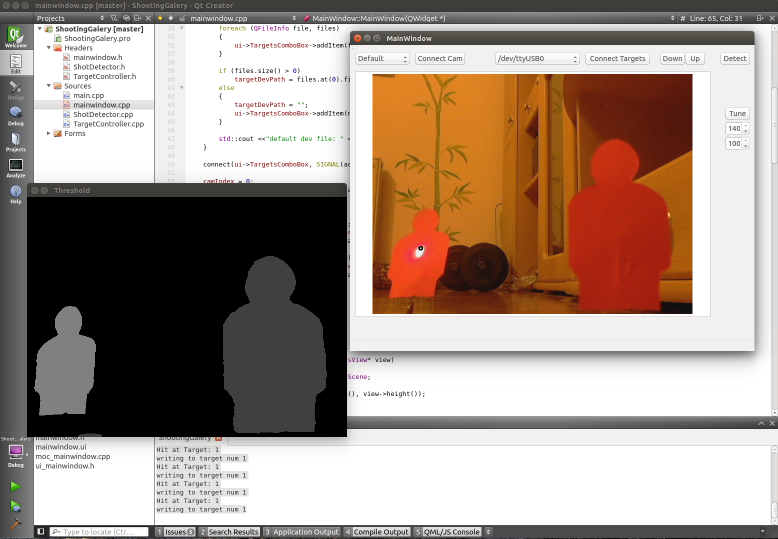
//> input picture ShootingGalery/Laser Shooting Gallery GUI.png, 1556 x 1077 px, given in place of the camera (shown at 1/2 size)
$ ./detector_main   (built with g++ and OpenCV 4)
//> lines starting //> are read from the running program, lines starting //| are printed output that depends on the picture; after the words box and inside, x2 and y2 are one past the last pixel; in counts of white or black regions, pixels touching at a corner belong together
### LaserGunDetector/src/TargetController.h
/*
 * TargetController.h
 *
 *  Created on: 08.03.2016
 *      Author: hele
 */

#ifndef TARGETCONTROLLER_H_
#define TARGETCONTROLLER_H_

#include <iostream>
#include <fstream>

class TargetController
{
public:
	TargetController();
	void init();
	void hit(int num);

	void down(int num);

	void up(int num);

	void alldown();

	void allup();

private:

	std::fstream device;
	bool check(int num);

};

#endif /* TARGETCONTROLLE_H_ */

### LaserGunDetector/src/detector_main.h
template <typename T>
inline T min(T a, T b)
{
	return (a < b) ? a : b;
}

template <typename T>
inline T max(T a, T b)
{
	return (a > b) ? a : b;
}

template <typename T>
inline bool isWithinRange(T val, T a, T b)
{
	return ((val >= min(a, b)) && (val <= max(a, b)));
}

### LaserGunDetector/src/TargetController.cpp
/*
 * TargetControlle.cpp
 *
 *  Created on: 08.03.2016
 *      Author: hele
 */

#include "TargetController.h"

#include <opencv2/opencv.hpp>

#ifndef WIN32

#endif

static const int nTargets = 2;
static const char hitCmd[nTargets] = {'h','H'};
static const char downCmd[nTargets] = {'d','D'};
static const char upCmd[nTargets] = {'u','U'};

#define DEBUGOUT std::cout

const int delay = 3000;

void TargetController::init()
{
#ifdef WIN32
	device.open("COM0");
#else
	device.open("/dev/ttyUSB0");
#endif
}

void TargetController::down(int num)
{
	if(check(num))
	{
		device << downCmd[num] << std::endl;
		cv::waitKey(delay);
	}

}

void TargetController::up(int num)
{
	if(check(num))
	{
		device << upCmd[num] << std::endl;
		cv::waitKey(delay);
	}

}

void TargetController::alldown()
{
	for (int num = 0; num < nTargets; num++)
	{
		down(num);
	}
}

void TargetController::allup()
{
	for (int num = 0; num < nTargets; num++)
	{
		up(num);
	}
}

TargetController::TargetController()
{
	init();
}

bool TargetController::check(int num)
{
	if(num < 0 && num >= nTargets)
	{
		DEBUGOUT << "Invalid target number" << std::endl;
		return false;
	}

	if(!device.is_open())
	{
		DEBUGOUT << "Invalid communication device" << std::endl;
		return false;
	}

	DEBUGOUT << "writing to target num " << num << std::endl;

	return true;
}

// [5 lines left out: function hit, not called in this run]

### LaserGunDetector/src/detector_main.cpp
#include <opencv2/opencv.hpp>
#include <iostream>
#include <sstream>     // std::string, std::to_string
#include "detector_main.h"

#include "TargetController.h"

#ifdef WIN32
#include <windows.h> // Beep
#endif

struct RectanglePoints{
	cv::Point a;
	cv::Point b;
};

void detectTargets(cv::VideoCapture& cam, TargetController& targetController, cv::Mat& targetSegments);

void detectSegment(const cv::Mat& camImg, cv::Mat& targetSegments, const unsigned char idx = 1);

int detectHit(cv::Mat& targetSegments, const cv::Point shotPos);

void onMouse(int event, int x, int y, int d, void* points);

bool isPointWithinArea(cv::Point point, RectanglePoints area);

// [4 lines left out: function buttonCallback, not called in this run]

int main() {
	// open any available webcam
#ifdef WIN32
	cv::VideoCapture cam(0);
#else
	cv::VideoCapture cam(-1);
#endif

	if (!cam.isOpened())
	{
		std::cout << "Error:  no webcam available!!!" << std::endl;
		return -1; // no webcam available
	}


	cam.set(CV_CAP_PROP_FRAME_WIDTH, 640);
	cam.set(CV_CAP_PROP_FRAME_HEIGHT, 480);

	//cam.set(CV_CAP_PROP_EXPOSURE, 10);

	char key = 0;

	std::vector<cv::Point> hits;
	std::vector<cv::Point> shots;

	cv::Point upperLeft(246, 143);
	cv::Point lowerRight(298, 170);

	std::string winname = "WebCamStream (press q to quit, r to reset, draw target area with mouse)";
	cv::namedWindow(winname);
	RectanglePoints rectPoints = { {0,0}, {0,0} };
	cv::setMouseCallback(winname, onMouse, &rectPoints);

	cv::Mat targetSegments;

	TargetController target;
	target.init();
	target.alldown();

	target.allup();

	do{
		// request new frame
		cv::Mat frame;
		cv::Mat dispFrame;
		bool bNewFrame = cam.read(frame);
//> frame is the input picture: 1077 rows x 1556 cols, CV_8UC3; mean B, G, R 138.1, 148.3, 164.7

		if (bNewFrame) {
			// display frame if valid
			dispFrame = frame.clone();
			static int backofCount = 0;

			// convert to grayscale
			cv::Mat gs_rgb(dispFrame.size(), CV_8UC1);
			cv::cvtColor(dispFrame, gs_rgb, CV_RGB2GRAY);
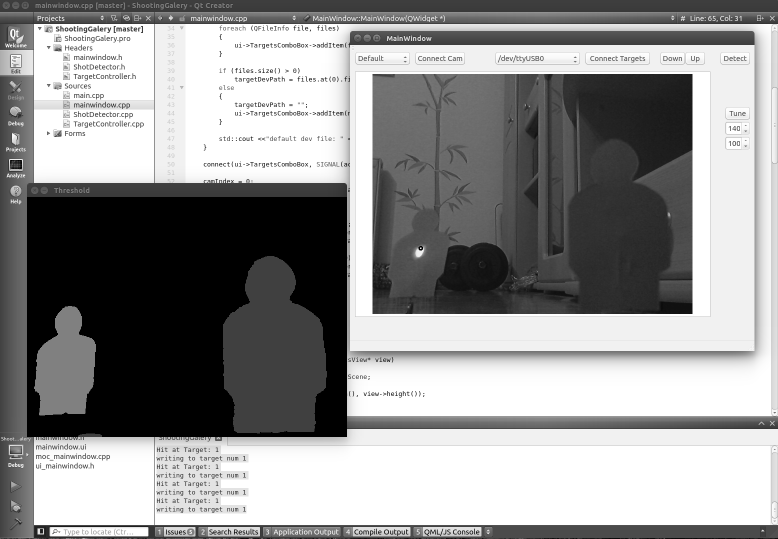
//> gs_rgb: 1077 rows x 1556 cols, CV_8UC1 (shown at 1/2 size); min 0, max 255, mean 147.1

			// find maximum intensity value
			double min, max;
			cv::Point min_loc, max_loc;
			cv::minMaxLoc(gs_rgb, &min, &max, &min_loc, &max_loc);
//> min = 0; max = 255; min_loc = Point(644, 51); max_loc = Point(444, 31)

			if (max > 220 && backofCount == 0)
			{
				// sufficient intensity and not detected recently

				// set back off time for next detection
				backofCount = 10;

				// record shot position
				shots.push_back(max_loc);
//> shots = 1 Point (x, y): [444, 31]

				int segmentHit = detectHit(targetSegments, max_loc);
//> segmentHit = -1

				if(isPointWithinArea(max_loc, rectPoints) ||
						segmentHit > 0)
				{
					// shot landed within target area
					std::cout << "Target hit at: " << max_loc.x << " " << max_loc << std::endl;

#ifdef WIN32
					Beep(1000, 50);
#endif

					target.hit(segmentHit-1);

					// record hit position
					hits.push_back(max_loc);
				}
			}

			// print number of shots and hits
			std::stringstream strstr;
			strstr << shots.size() << " Shot(s) fired  ";
			strstr << hits.size() << " Hit(s)  ";

			if (shots.size() > 0)
			{
				cv::Point& lastHit = shots.back();
//> lastHit = Point(444, 31)
				strstr << "Last Hit " << lastHit.x << " " << lastHit.y;
			}

			cv::putText(dispFrame, strstr.str(), cv::Point(50, 50 + 16), 2, 0.5, cv::Scalar(255, 255, 255, 255));
//> dispFrame: 1077 rows x 1556 cols, CV_8UC3; 421 pixels changed, all inside (x1, y1, x2, y2) = (53, 54, 364, 71)

			cv::rectangle(dispFrame, rectPoints.a, rectPoints.b, cv::Scalar(128, 128, 255, 255));
//> dispFrame: 1077 rows x 1556 cols, CV_8UC3; mean B, G, R 138.1, 148.3, 164.7

			// paint shot marks
			for (size_t i =0; i < shots.size(); i++)
				cv::circle(dispFrame, shots.at(i), 3, cv::Scalar(0, 0, 0, 255), 2);
//> this loop made 1 pass
//> dispFrame: 1077 rows x 1556 cols, CV_8UC3; mean B, G, R 138.1, 148.3, 164.7

			// paint hit marks
			for (size_t i =0; i < hits.size(); i++)
				cv::circle(dispFrame, hits.at(i), 3, cv::Scalar(0, 0, 255, 255), 2);


			cv::imshow(winname, dispFrame);

			if (backofCount > 0)
				backofCount--;
		}

		// wait for key input for 30ms
		key = cv::waitKey(30);
//> the 'q' key is pressed

		switch(key)
		{
		case 'r':
			shots.clear();
			hits.clear();
			break;

		case 'd':
			detectTargets(cam, target, targetSegments);
			break;

		case 'D':
			target.alldown();
			break;
		case 'U':
			target.allup();
			break;
		}

	}while(key != 'q');

	return 0;
}


// [27 lines left out: function onMouse, not called in this run]


bool isPointWithinArea(cv::Point point, RectanglePoints area)
{
	return isWithinRange(point.x, area.a.x, area.b.x) && isWithinRange(point.y, area.a.y, area.b.y);
}

// [89 lines left out: functions detectTargets, detectSegment, not called in this run]

int detectHit(cv::Mat& targetSegments, const cv::Point shotPos)
{
	if (targetSegments.size() == cv::Size(0,0))
		return -1;

	return (int)(targetSegments.at<unsigned char>(shotPos)/64);
}
